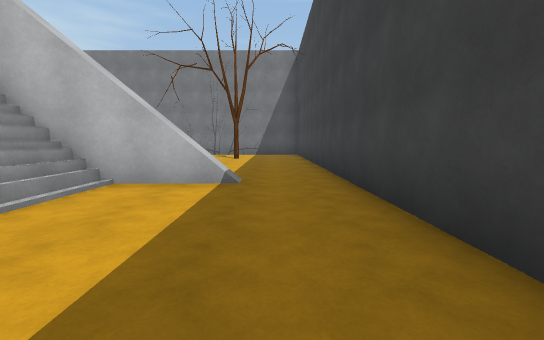
View 1 (above)

24 first-person views from a walk through a scene from a Unity 3-D project. The camera is 1.3 m above the floor, tilts 6° down and sees 90° across. The floor is counted in squares, 2 m on a side. Each view is taken from the middle of a square. On the plan, view 1 faces up. The plan holds only what a view shows up to about 9 squares ahead; the rest is blank. The place goes on beyond the plan. Some surface patterns are stand-ins.

View 2
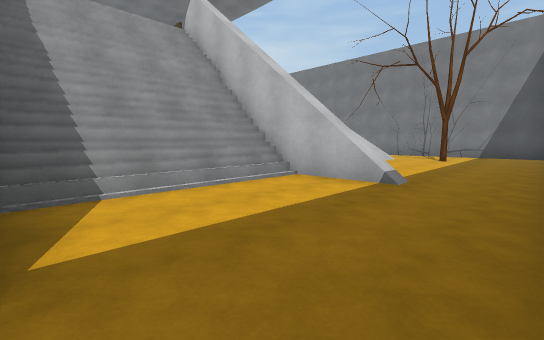

View 3
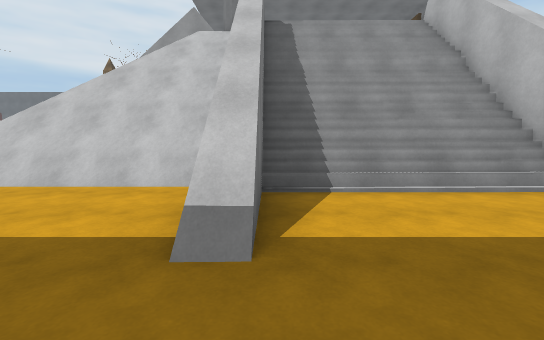

View 4
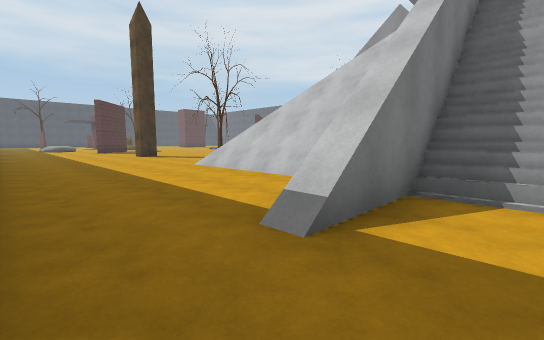

View 5
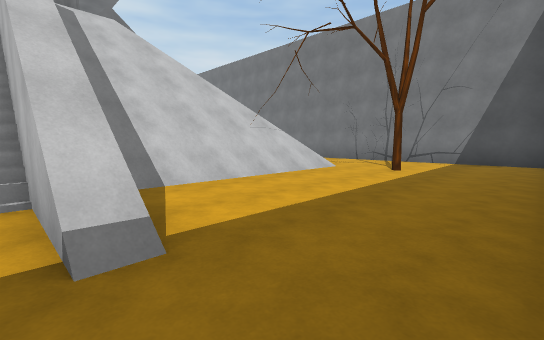

View 6
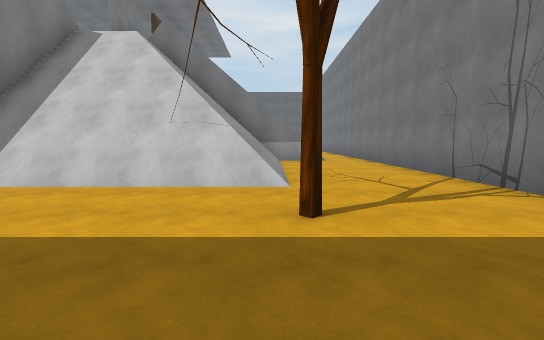

View 7
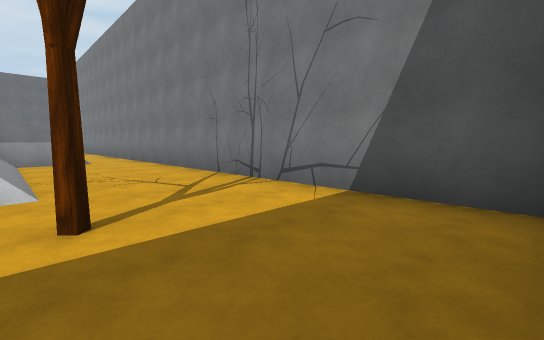

View 8
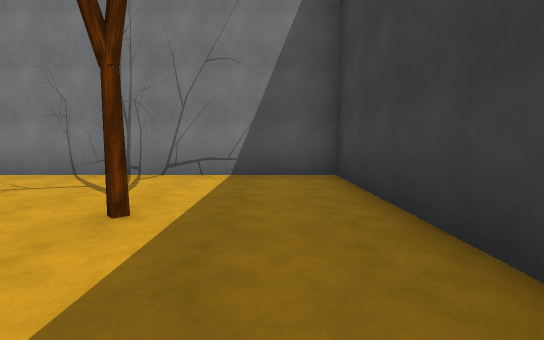

View 9
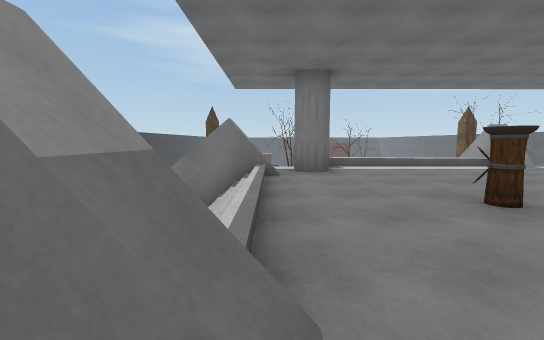

View 10
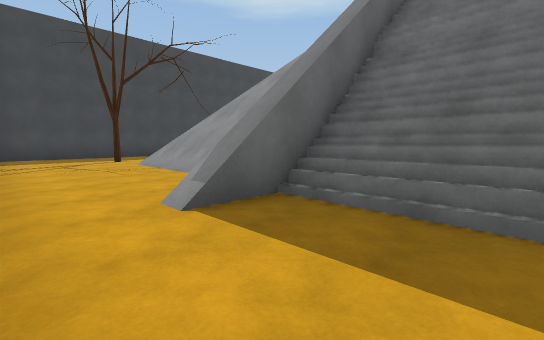

View 11
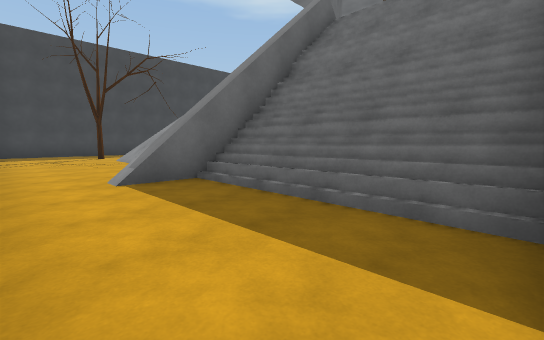

View 12
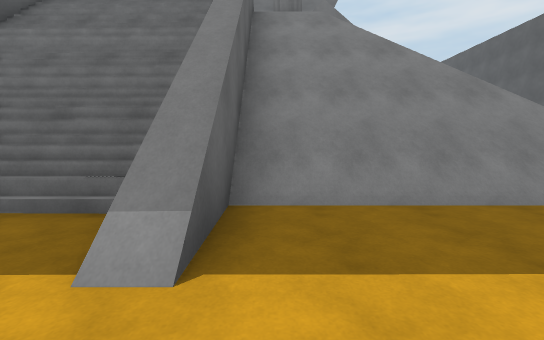

View 13
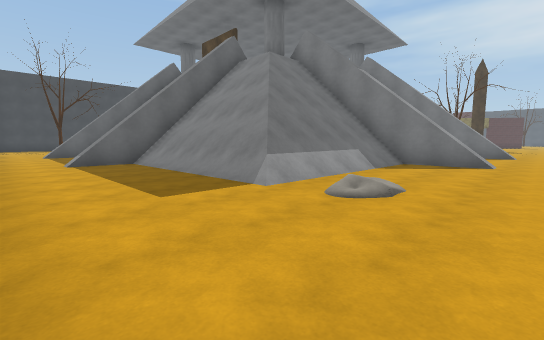

View 14
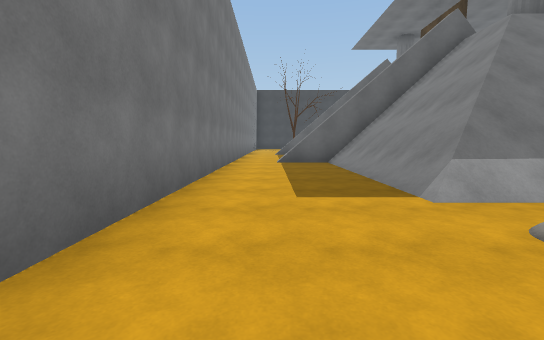

View 15
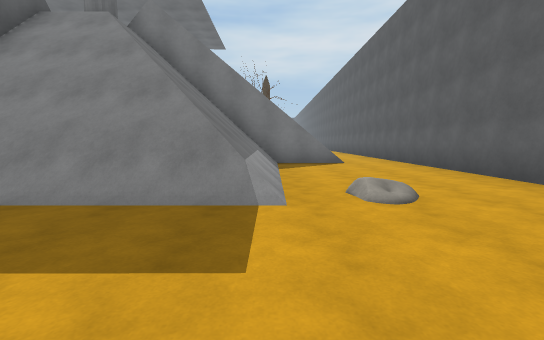

View 16
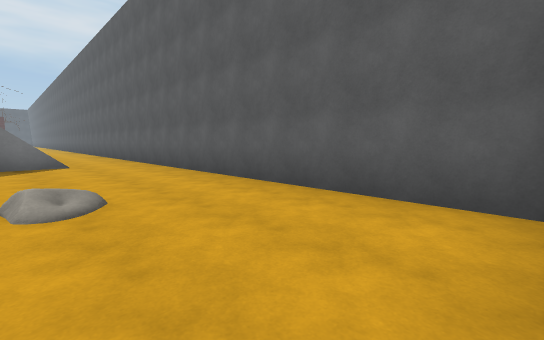

View 17
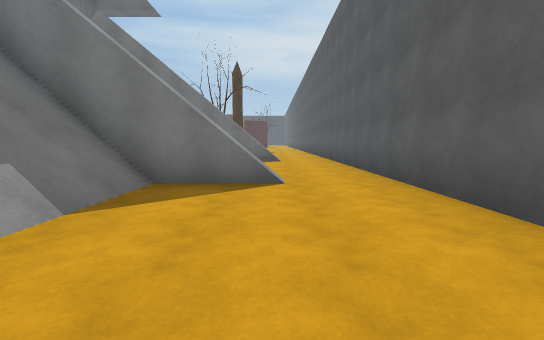

View 18
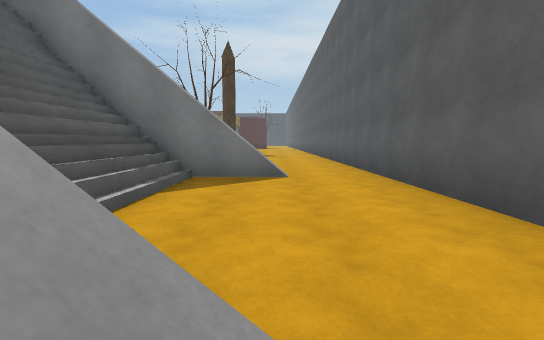

View 19
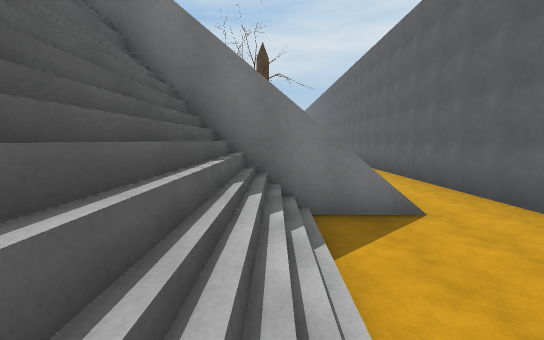

View 20
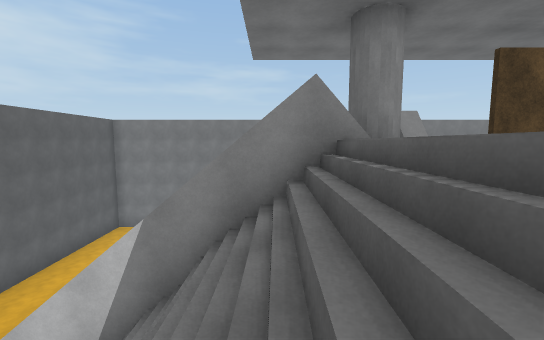

View 21
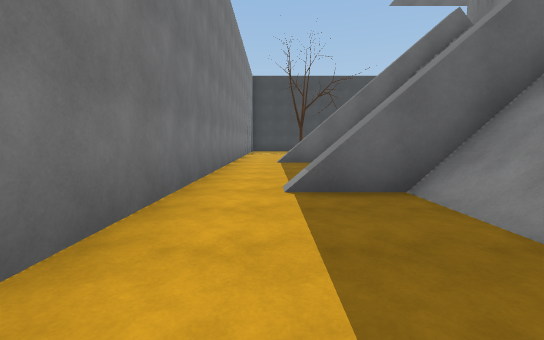

View 22
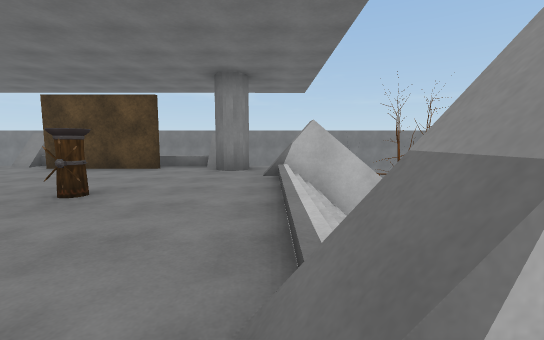

View 23
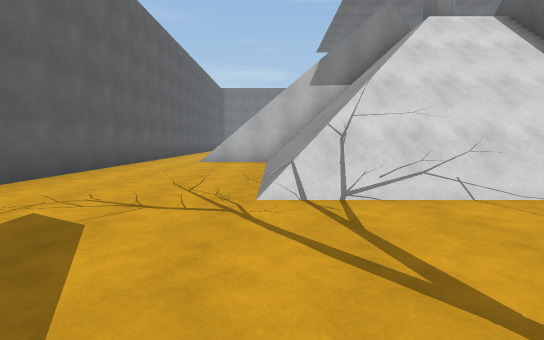

View 24
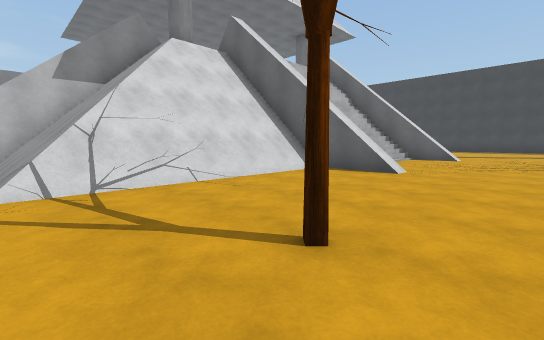

### Floor plan
Key: @ floor where view 1 was taken; # wall or solid block; x gap in a wall; . main floor; : floor 0.5 m higher than the main floor; + floor 6.5 m higher than the main floor; * floor 7.25 m higher than the main floor; / step, stairs or slope; = window, fence, low wall or low ledge; T tree; O other object.
Columns run from 23 left of view 1 to 2 right of it. Each row starts with its distance up from view 1.
 14   ########################
 13 #........................#
 12 #............../.........#
 11 #.........#...#/.........#
 10 #..///////#///#//////.T..#
  9 #..///////#///#//////....#
  8 #...//////#/  #//////....#
  7 #...//////#   #//////....#
  6 #.../////*######/////....#
  5 #.. =#  #x    *#////#=#..#
  4 #...///##   ****x##////..#
  3 #...////*   *****+ //....#
  2 #.../////    OO**////....#
  1 #.../////   *****+ //....#
  0 #.:##//### **** x#####=@.
 -1 #...////*#**** #/////....
 -2 #...//////#**=##/////....
 -3 #...///////      ////....
 -4 #...///////       ///....
 -5 #...///////        //....
 -6  ...///////         /....
 -7   ......../ ...     .....
 -8   ......../.....    .....
 -9     .T...........    ....
-10     .............     ...
-11                        ..

Positions as (right, up) in squares from view 1, and headings:
1: (0, 0), facing up
2: (1, 0), facing up-left
3: (1, 0), facing left
4: (1, 1), facing down-left
5: (1, 4), facing up-left
6: (1, 10), facing left
7: (1, 10), facing up-left
8: (0, 8), facing up
9: (-7, 5), facing down
10: (-11, 13), facing down-right
11: (-13, 13), facing down-right
12: (-14, 13), facing down
13: (-22, 13), facing down-right
14: (-22, 12), facing right
15: (-19, 13), facing down
16: (-20, 13), facing down-left
17: (-21, 9), facing down
18: (-21, 5), facing down
19: (-19, 4), facing down
20: (-16, 1), facing up
21: (-17, 12), facing right
22: (-7, -1), facing up
23: (-19, -9), facing up
24: (-19, -10), facing up-right
